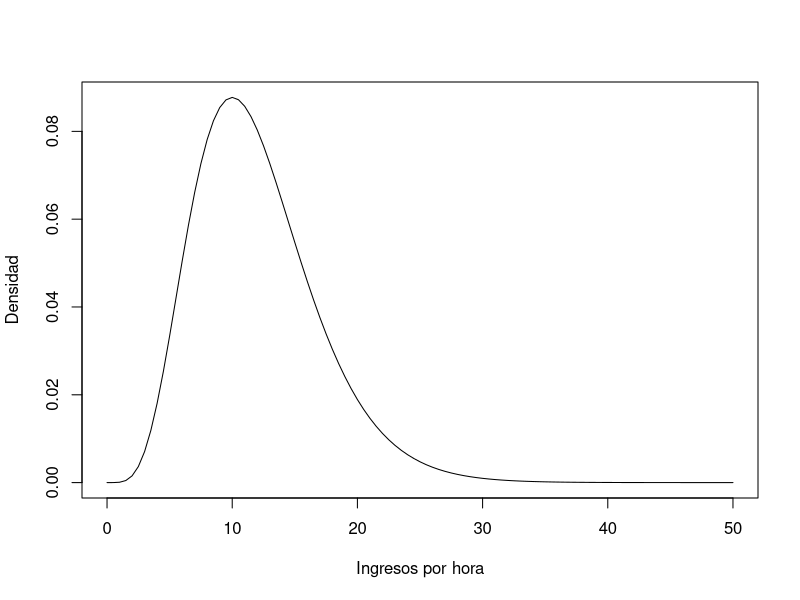
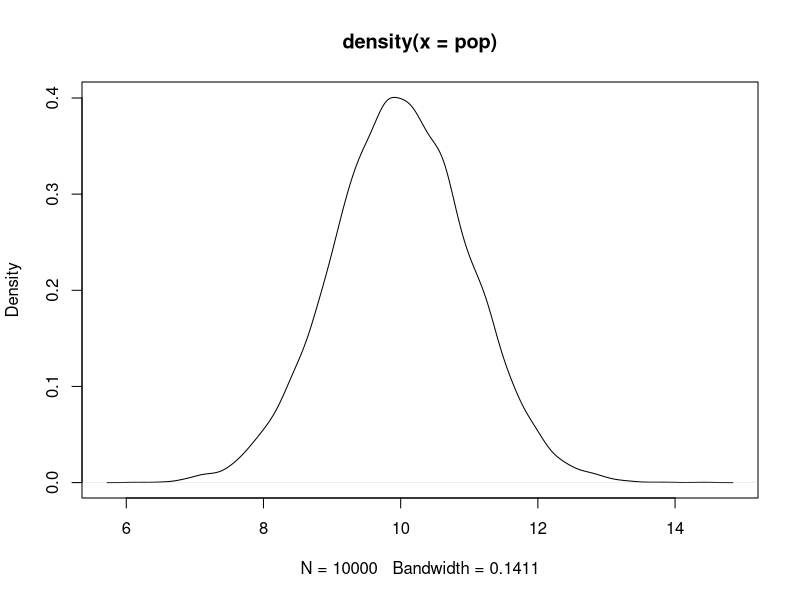

Here is the R script that generated these plots, in order:
## ---- chunk 1
knitr::opts_chunk$set(echo = TRUE)
## ---- chunk 2
curve(dchisq(x, df=12), 
    from = 0,
    to = 50,
    ylab = "Densidad",
    xlab = "Ingresos por hora"
    )
## ---- chunk 3
set.seed(1)
## ---- chunk 4
rsamp <- rchisq(n = 100, df = 12)
print(rsamp)
## ---- chunk 5
rsamp <- rchisq(n = 100000000, df = 12)
cat("Media de los datos sampleados:", mean(rsamp),"<-> Media Real o de la poblacion:", 12, "<-> Error",  abs(12 - mean(rsamp)))
## ---- chunk 6
pop = rnorm(10000, 10, 1) # (cantidad, media = mu = promedio = laparte central, desviacion standard)
print(pop)
## ---- chunk 7
plot(density(pop))
